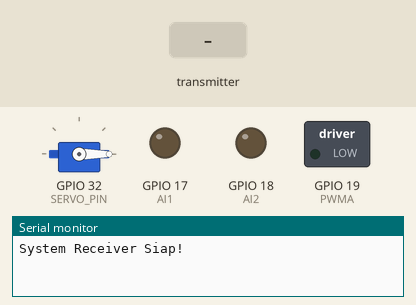
Recording of a sketch running on a simulated ESP32. On the bench: servo, switched loads named in the sketch (green lamp = pin HIGH), output pins drawn as LEDs (lit = HIGH), the last lines printed to the serial monitor. The test bench sets the inputs (shaded band).

Above: at 1.2 s.
1.3 s: the transmitter starts sending servo = 1
At 2.4 s:
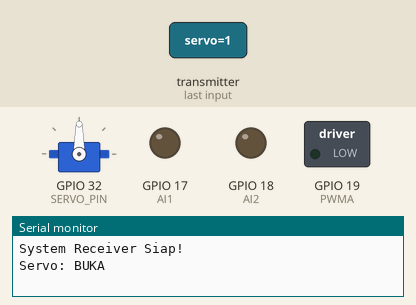
2.8 s: the transmitter starts sending roller = 1
At 3.7 s:
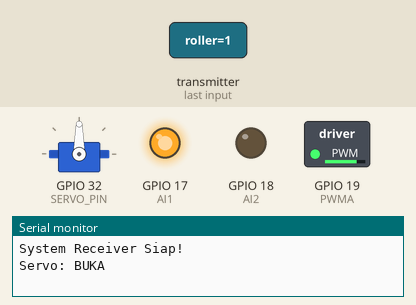
4.3 s: the transmitter starts sending servo = 0
At 4.7 s:
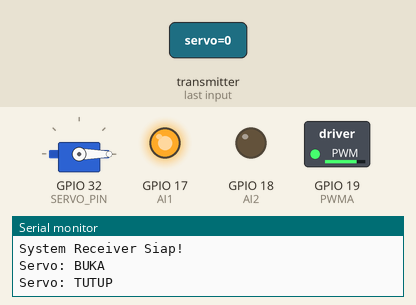
5.8 s: the transmitter starts sending roller = 0
At 7.2 s:
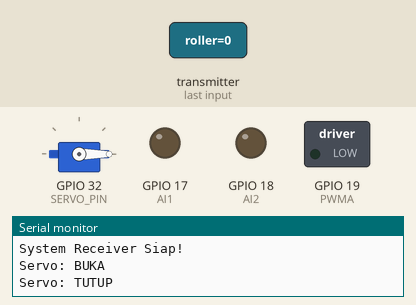
Timing chart, 0 to 8.3 s (numbered marks = the images above; inputs shaded):
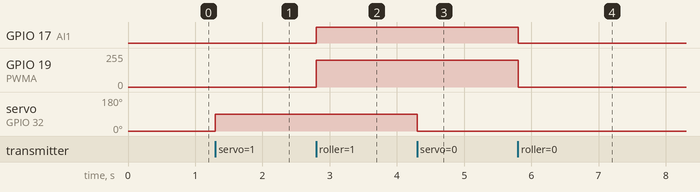

The sketch:

TubesLTF2_Secondary.ino
```cpp
#include <ESP32Servo.h>
#include "freertos/FreeRTOS.h"
#include "freertos/task.h"
#include "freertos/semphr.h"
#include <esp_now.h>
#include <WiFi.h>

#define PWMA      19
#define AI1       17
#define AI2       18

#define SERVO_PIN 32

typedef struct {
    float  x;
    float  y;
    bool   roller;
    bool   servo;
} JoyMessage;

JoyMessage g_rxData   = {0.0f, 0.0f, false, false};
volatile uint32_t   g_lastRecvMs = 0;

SemaphoreHandle_t xSerialSemaphore;
SemaphoreHandle_t xRxMutex;

Servo PWMServo;

void safePrint(const char *msg) {
    if (xSerialSemaphore && xSemaphoreTake(xSerialSemaphore, pdMS_TO_TICKS(10)) == pdTRUE) {
        Serial.println(msg);
        xSemaphoreGive(xSerialSemaphore);
    }
}

void OnDataRecv(const uint8_t *mac, const uint8_t *incomingData, int len) {
    if (len != sizeof(JoyMessage)) return;

    JoyMessage incoming;
    memcpy(&incoming, incomingData, sizeof(JoyMessage));

    if (xRxMutex && xSemaphoreTake(xRxMutex, pdMS_TO_TICKS(5)) == pdTRUE) {
        g_rxData     = incoming;
        g_lastRecvMs = millis();
        xSemaphoreGive(xRxMutex);
    }
}

void setup() {
    Serial.begin(115200);

    pinMode(PWMA, OUTPUT);
    pinMode(AI1, OUTPUT);
    pinMode(AI2, OUTPUT);
    digitalWrite(AI1, LOW);
    digitalWrite(AI2, LOW);
    analogWrite(PWMA, 0);

    PWMServo.setPeriodHertz(50);
    PWMServo.attach(SERVO_PIN, 500, 2400);
    PWMServo.write(0);

    xSerialSemaphore = xSemaphoreCreateMutex();
    xRxMutex         = xSemaphoreCreateMutex();

    WiFi.mode(WIFI_STA);
    WiFi.disconnect();

    if (esp_now_init() != ESP_OK) {
        Serial.println("ESP-NOW Gagal!");
        esp_restart();
    }

    esp_now_register_recv_cb(OnDataRecv);

    xTaskCreatePinnedToCore(TaskConnectionESP32Receiver, "Safety_Task", 2048, NULL, 7, NULL, 0);
    xTaskCreatePinnedToCore(TaskFlywheelMove, "Flywheel_Task", 4096, NULL, 6, NULL, 1);
    xTaskCreatePinnedToCore(TaskServoMove, "Servo_Task", 2048, NULL, 5, NULL, 1);

    safePrint("System Receiver Siap!");
}

void loop() { vTaskDelay(pdMS_TO_TICKS(1000)); }

// ==================== TASK IMPLEMENTATIONS ====================

void TaskConnectionESP32Receiver(void *pvParameters) {
    for (;;) {
        if (millis() - g_lastRecvMs > 500) { // Timeout 0.5 detik
            if (xSemaphoreTake(xRxMutex, pdMS_TO_TICKS(10)) == pdTRUE) {
                g_rxData = {0.0f, 0.0f, false, false}; // Reset data
                xSemaphoreGive(xRxMutex);
            }
        }
        vTaskDelay(pdMS_TO_TICKS(100));
    }
}

void TaskFlywheelMove(void *pvParameters) {
    for (;;) {
        bool runRoller = false;

        if (xSemaphoreTake(xRxMutex, pdMS_TO_TICKS(10)) == pdTRUE) {
            runRoller = g_rxData.roller;
            xSemaphoreGive(xRxMutex);
        }

        if (runRoller) {
            digitalWrite(AI1, HIGH);
            digitalWrite(AI2, LOW);
            analogWrite(PWMA, 200);
        } else {
            digitalWrite(AI1, LOW);
            digitalWrite(AI2, LOW);
            analogWrite(PWMA, 0);
        }
        vTaskDelay(pdMS_TO_TICKS(20));
    }
}

void TaskServoMove(void *pvParameters) {
    bool lastState = false;
    for (;;) {
        bool currentState = false;

        if (xSemaphoreTake(xRxMutex, pdMS_TO_TICKS(10)) == pdTRUE) {
            currentState = g_rxData.servo;
            xSemaphoreGive(xRxMutex);
        }

        if (currentState != lastState) {
            PWMServo.write(currentState ? 90 : 0);
            lastState = currentState;
            safePrint(currentState ? "Servo: BUKA" : "Servo: TUTUP");
        }
        vTaskDelay(pdMS_TO_TICKS(50));
    }
}
```

Measured:
- after the input at 1.3 s, servo on GPIO 32 (SERVO_PIN): 0° → 90° at once
- after the input at 2.8 s, GPIO 17 (AI1): LOW → HIGH at once; GPIO 19 (PWMA): 0/255 → 200/255 at once
- after the input at 4.3 s, servo on GPIO 32 (SERVO_PIN): 90° → 0° at once
- after the input at 5.8 s, GPIO 17 (AI1): HIGH → LOW at once; GPIO 19 (PWMA): 200/255 → 0/255 at once
